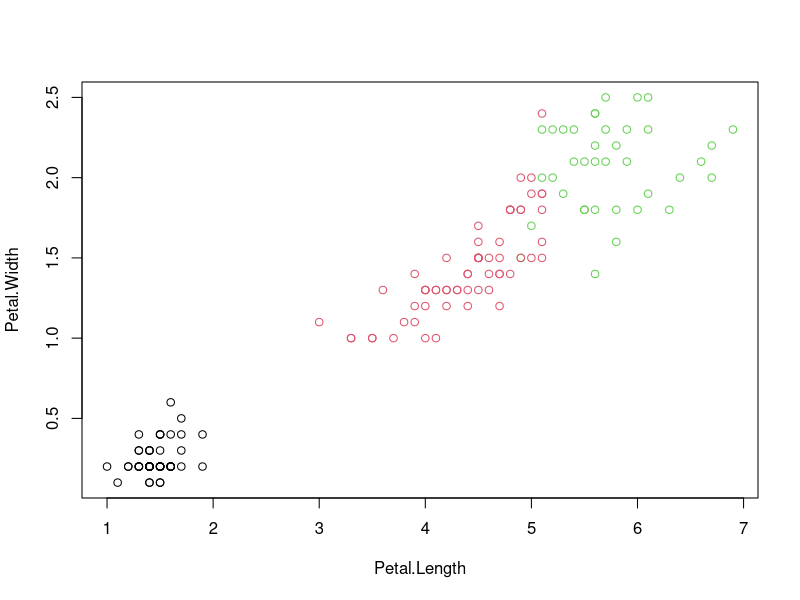
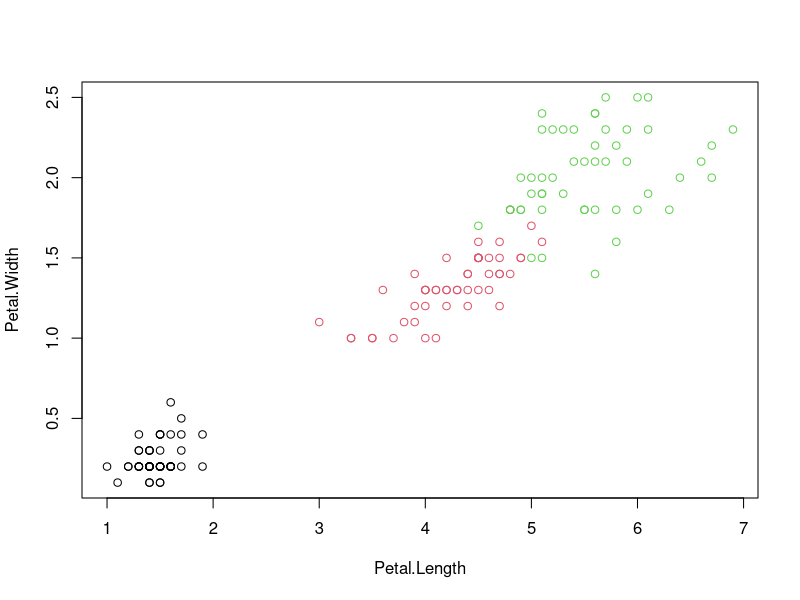
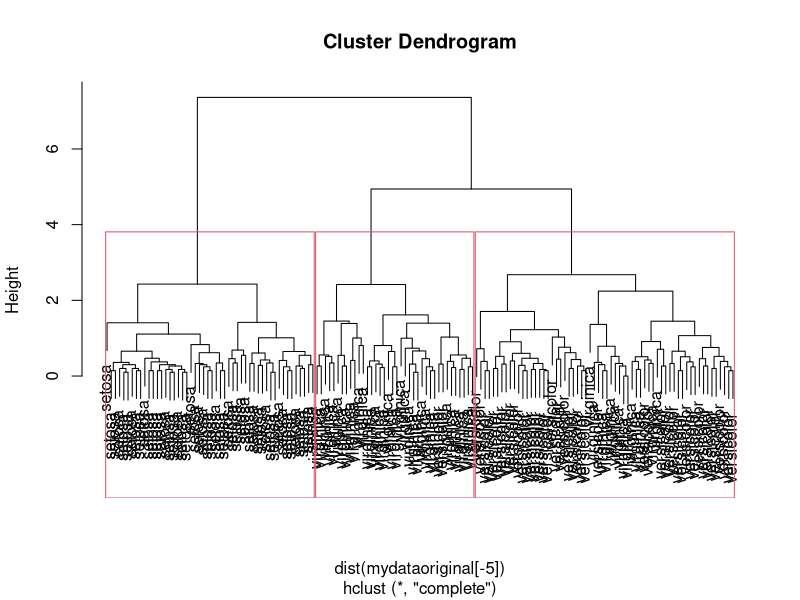
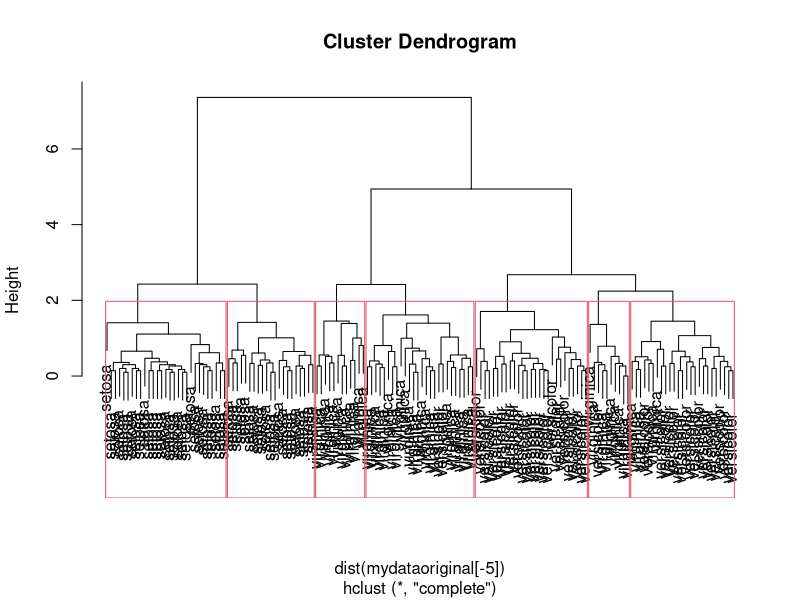

Reproduce these figures in R, in order.
# Cluster Analysis Tutorial

##############################################################

# Set the working directory for the analysis.

setwd("C:/Users/dkane/Documents/R Packages/Cluster Analysis")

##############################################################


# load the Iris dataset

mydata<-iris
mydataoriginal<-iris

attach(mydata)


##############################################################
# Remove the values in the Species column.   

mydata$Species<-NULL

# perform the KMeans clsuter for X number of clusters.
# there are other techniques to identify the potential number of clusters
# however, for this example, we will use 3.

results<-kmeans(mydata, 3)

results

# the available components can be used to see the results of the algorithm.
# This one will show each cluster outlined in the iris dataset.

results$cluster

# this is how we can compare the results betwen the k means cluster
# from mydata and the mydataoriginal sets.

table(mydataoriginal$Species, results$cluster)

# this will plot the original dataset with the coloring of the kmeans
# cluster results.

plot(mydataoriginal[c("Petal.Length", "Petal.Width")], col= results$cluster)

# compare this to the original results.

plot(mydataoriginal[c("Petal.Length", "Petal.Width")], col= mydataoriginal$Species)

##############################################################

# Bind the results back to the original dataset for further review.

mydataoriginal$Cluster <-results$cluster 

##############################################################
# this is how to create a dendrogram for the cluster analysis
# we want the 5th column in the dataset to be clustered so we use [-5]

mydataclust<-hclust(dist(mydataoriginal[-5]))

# plot the results
plot(mydataclust, labels=mydataoriginal$Species)

# this will identify 3 clusters on the dendrogram
rect.hclust(mydataclust, 3)

# Alternatively you can cut the dendrogram at a specific height by adding the h argument.

plot(mydataclust, label=mydataoriginal$Species) 
rect.hclust(mydataclust, h=2)

# plot(mydataclust)

# This is To save the cluster numbers to a new 
# variable in the dataset, use the cutree function

mydataoriginal$Cluster<-cutree(mydataclust, 3)